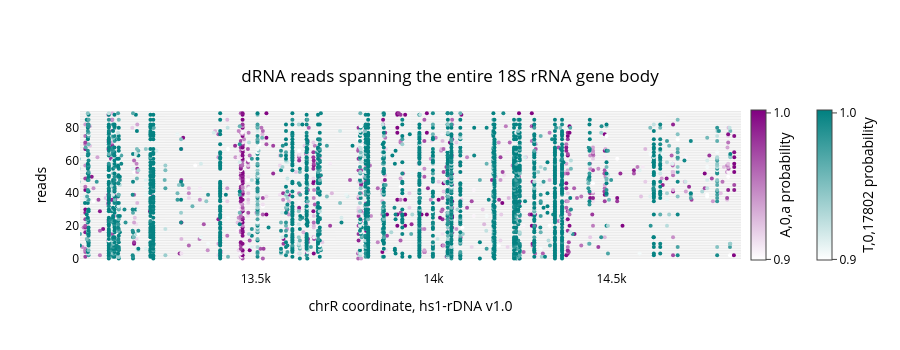

Notebook code for this chart:
### Code cell
fig = plot_read_browser.plot_read_browser(
    mod_file_name=rrna_extract,
    region = f"chrR:{12996+10}-{14864-00}",
    # motifs=["HRT,2,17802","DRACH,2,a"],
    motifs = ["A,0,a","T,0,17802"],
    sort_by="read_end",
    thresh=0.9,
    width=0.5,
    span_full_window=True,
    # size=2,
    colorscales={
        "GTTC,2,17802":["white","teal"],
        "TSTAG,2,17802":["white","green"],
        "DRACH,2,a":["white","purple"],
        "T,0,17802":["white","teal"],
        "A,0,a":["white","purple"],
        },
)
fig.update_layout(
    width=900,# these values are in pixels
    height=350,    
    title={
        'text': "dRNA reads spanning the entire 18S rRNA gene body",
        'x': 0.5,
        'xanchor': 'center',
        'y': 0.8,  # Adjust the vertical position of the title
        'yanchor': 'top',
        'pad': {'b': 10} 
    },
    xaxis_title='chrR coordinate, hs1-rDNA v1.0',
    yaxis_title='reads',
    font=dict(color='black')
)
fig.write_image(figure_dir / "18SRNA_spanning_read_browser.svg", format="svg")
display(fig)

### Figure 1 — Plotly figure (JSON) as saved in the notebook; plotly's stock layout.template omitted (floating-point values rounded to 4 significant figures; data arrays with more than 128 entries replaced by an {"elided": "..."} marker saying what was removed)
{"data": [{"hoverinfo": "text", "hovertext": "733fd2fd-cd11-4f4f-8c55-7df9285bd9d6", "line": {"color": "lightgrey", "width": 0.5}, "mode": "lines", "showlegend": false, "type": "scatter", "x": [9771, 42046], "y": [90, 90]}, {"hoverinfo": "text", "hovertext": "7b3ee1b6-8361-4d0d-afe8-2aab39971945", "line": {"color": "lightgrey", "width": 0.5}, "mode": "lines", "showlegend": false, "type": "scatter", "x": [10460, 31098], "y": [89, 89]}, {"hoverinfo": "text", "hovertext": "b20cfcba-5579-476d-914a-aef8d15899b4", "line": {"color": "lightgrey", "width": 0.5}, "mode": "lines", "showlegend": false, "type": "scatter", "x": [9782, 27158], "y": [88, 88]}, {"hoverinfo": "text", "hovertext": "58a0835e-b8ae-432a-89d4-cc496ea4a49f", "line": {"color": "lightgrey", "width": 0.5}, "mode": "lines", "showlegend": false, "type": "scatter", "x": [9781, 27133], "y": [87, 87]}, {"hoverinfo": "text", "hovertext": "fc382097-4705-4ffc-a7a1-a7aaaaa81e7e", "line": {"color": "lightgrey", "width": 0.5}, "mode": "lines", "showlegend": false, "type": "scatter", "x": [2133, 19023], "y": [83, 83]}, {"hoverinfo": "text", "hovertext": "41830d3c-ebfa-4373-8f19-0eac95a2d563", "line": {"color": "lightgrey", "width": 0.5}, "mode": "lines", "showlegend": false, "type": "scatter", "x": [9772, 22657], "y": [84, 84]}, {"hoverinfo": "text", "hovertext": "3a346169-add0-4a11-86e2-dfcf3e6a5776", "line": {"color": "lightgrey", "width": 0.5}, "mode": "lines", "showlegend": false, "type": "scatter", "x": [10900, 23431], "y": [86, 86]}, {"hoverinfo": "text", "hovertext": "0ea28688-0bab-40f0-a82e-4e1c4d8f1f05", "line": {"color": "lightgrey", "width": 0.5}, "mode": "lines", "showlegend": false, "type": "scatter", "x": [11440, 22708], "y": [85, 85]}, {"hoverinfo": "text", "hovertext": "fc26ba37-82ba-4592-ae86-148895f2185d", "line": {"color": "lightgrey", "width": 0.5}, "mode": "lines", "showlegend": false, "type": "scatter", "x": [9778, 16758], "y": [81, 81]}, {"hoverinfo": "text", "hovertext": "02488542-919c-4b10-8bbe-2b5257013930", "line": {"color": "lightgrey", "width": 0.5}, "mode": "lines", "showlegend": false, "type": "scatter", "x": [9772, 16717], "y": [80, 80]}, {"hoverinfo": "text", "hovertext": "6f80e1c8-2fe0-4533-93dc-2efffb4c0c97", "line": {"color": "lightgrey", "width": 0.5}, "mode": "lines", "showlegend": false, "type": "scatter", "x": [9778, 16660], "y": [78, 78]}, {"hoverinfo": "text", "hovertext": "de282914-0182-48f8-bb2d-cdd890b9e8fd", "line": {"color": "lightgrey", "width": 0.5}, "mode": "lines", "showlegend": false, "type": "scatter", "x": [12483, 18674], "y": [82, 82]}, {"hoverinfo": "text", "hovertext": "38a6fa43-9642-4775-b3f5-59401842cb25", "line": {"color": "lightgrey", "width": 0.5}, "mode": "lines", "showlegend": false, "type": "scatter", "x": [9772, 15732], "y": [72, 72]}, {"hoverinfo": "text", "hovertext": "14301596-2de1-4007-9c37-96f4723e78bf", "line": {"color": "lightgrey", "width": 0.5}, "mode": "lines", "showlegend": false, "type": "scatter", "x": [9777, 15731], "y": [71, 71]}, {"hoverinfo": "text", "hovertext": "1666bc45-7191-451b-b46a-a3473bffd098", "line": {"color": "lightgrey", "width": 0.5}, "mode": "lines", "showlegend": false, "type": "scatter", "x": [9781, 15734], "y": [74, 74]}, {"hoverinfo": "text", "hovertext": "8647e2e1-c826-43bd-952d-0b0a9b006f6f", "line": {"color": "lightgrey", "width": 0.5}, "mode": "lines", "showlegend": false, "type": "scatter", "x": [9779, 15717], "y": [69, 69]}, {"hoverinfo": "text", "hovertext": "1c2c6b52-3909-42a1-94cd-6fa177cd66ae", "line": {"color": "lightgrey", "width": 0.5}, "mode": "lines", "showlegend": false, "type": "scatter", "x": [9804, 15671], "y": [59, 59]}, {"hoverinfo": "text", "hovertext": "214a4eae-dd17-494e-9133-f06679f23e56", "line": {"color": "lightgrey", "width": 0.5}, "mode": "lines", "showlegend": false, "type": "scatter", "x": [9778, 15565], "y": [44, 44]}, {"hoverinfo": "text", "hovertext": "a75958a8-77e0-4dc5-8040-e952f2e6777a", "line": {"color": "lightgrey", "width": 0.5}, "mode": "lines", "showlegend": false, "type": "scatter", "x": [9773, 15531], "y": [36, 36]}, {"hoverinfo": "text", "hovertext": "33f6b30c-9ede-4742-8d22-e1f5eb37d76d", "line": {"color": "lightgrey", "width": 0.5}, "mode": "lines", "showlegend": false, "type": "scatter", "x": [10889, 16365], "y": [77, 77]}, {"hoverinfo": "text", "hovertext": "403059f8-7d65-4620-9cf6-158afc98b86f", "line": {"color": "lightgrey", "width": 0.5}, "mode": "lines", "showlegend": false, "type": "scatter", "x": [11019, 16061], "y": [76, 76]}, {"hoverinfo": "text", "hovertext": "435cc1fc-3437-4a34-9569-8cc15bd9664a", "line": {"color": "lightgrey", "width": 0.5}, "mode": "lines", "showlegend": false, "type": "scatter", "x": [11274, 15571], "y": [46, 46]}, {"hoverinfo": "text", "hovertext": "7140798f-5bed-4e27-a5d5-3ad61b0059f8", "line": {"color": "lightgrey", "width": 0.5}, "mode": "lines", "showlegend": false, "type": "scatter", "x": [12535, 16684], "y": [79, 79]}, {"hoverinfo": "text", "hovertext": "ae6f87f9-d86f-4334-bb37-33341b981685", "line": {"color": "lightgrey", "width": 0.5}, "mode": "lines", "showlegend": false, "type": "scatter", "x": [11619, 15630], "y": [49, 49]}, {"hoverinfo": "text", "hovertext": "c0b2fb73-fb76-4c21-b2a3-bf8fe9f3c968", "line": {"color": "lightgrey", "width": 0.5}, "mode": "lines", "showlegend": false, "type": "scatter", "x": [12261, 15650], "y": [52, 52]}, {"hoverinfo": "text", "hovertext": "07a55a31-9411-4a7e-9032-40ff710cf438", "line": {"color": "lightgrey", "width": 0.5}, "mode": "lines", "showlegend": false, "type": "scatter", "x": [12555, 15682], "y": [63, 63]}, {"hoverinfo": "text", "hovertext": "c1b44a8b-4f74-4ee8-844b-dc4aaa944590", "line": {"color": "lightgrey", "width": 0.5}, "mode": "lines", "showlegend": false, "type": "scatter", "x": [12008, 15107], "y": [20, 20]}, {"hoverinfo": "text", "hovertext": "39b07bd0-c18f-4c0d-899e-6a56e76fc54d", "line": {"color": "lightgrey", "width": 0.5}, "mode": "lines", "showlegend": false, "type": "scatter", "x": [12182, 15228], "y": [27, 27]}, {"hoverinfo": "text", "hovertext": "798a2948-fde6-4538-ae79-07cf1454d511", "line": {"color": "lightgrey", "width": 0.5}, "mode": "lines", "showlegend": false, "type": "scatter", "x": [12751, 15714], "y": [67, 67]}, {"hoverinfo": "text", "hovertext": "429f0d74-2ff9-4b30-b573-bc0833eafe8c", "line": {"color": "lightgrey", "width": 0.5}, "mode": "lines", "showlegend": false, "type": "scatter", "x": [13005, 15740], "y": [75, 75]}, {"hoverinfo": "text", "hovertext": "b8d02f84-0e9b-4291-a4b7-3123a0571d2f", "line": {"color": "lightgrey", "width": 0.5}, "mode": "lines", "showlegend": false, "type": "scatter", "x": [13006, 15733], "y": [73, 73]}, {"hoverinfo": "text", "hovertext": "4755d72c-7b17-4f47-a276-fdda314fae84", "line": {"color": "lightgrey", "width": 0.5}, "mode": "lines", "showlegend": false, "type": "scatter", "x": [13000, 15725], "y": [70, 70]}, {"hoverinfo": "text", "hovertext": "148c4805-3674-4b5d-8378-6816bec30c67", "line": {"color": "lightgrey", "width": 0.5}, "mode": "lines", "showlegend": false, "type": "scatter", "x": [13004, 15715], "y": [68, 68]}, {"hoverinfo": "text", "hovertext": "fd33eb6d-68d9-427f-adb3-f9a5e0d847f8", "line": {"color": "lightgrey", "width": 0.5}, "mode": "lines", "showlegend": false, "type": "scatter", "x": [13004, 15712], "y": [66, 66]}, {"hoverinfo": "text", "hovertext": "5899fe58-607a-4e32-8206-7ea92a53baca", "line": {"color": "lightgrey", "width": 0.5}, "mode": "lines", "showlegend": false, "type": "scatter", "x": [13004, 15708], "y": [65, 65]}, {"hoverinfo": "text", "hovertext": "fa406506-4b53-4158-a768-c3a0105684d2", "line": {"color": "lightgrey", "width": 0.5}, "mode": "lines", "showlegend": false, "type": "scatter", "x": [13001, 15689], "y": [64, 64]}, {"hoverinfo": "text", "hovertext": "6afb37f7-b3a4-46b4-88d1-7d27128f75e8", "line": {"color": "lightgrey", "width": 0.5}, "mode": "lines", "showlegend": false, "type": "scatter", "x": [13000, 15675], "y": [61, 61]}, {"hoverinfo": "text", "hovertext": "37f8983a-440d-4989-a487-6eb150e78027", "line": {"color": "lightgrey", "width": 0.5}, "mode": "lines", "showlegend": false, "type": "scatter", "x": [13004, 15677], "y": [62, 62]}, {"hoverinfo": "text", "hovertext": "77b9c115-3865-4fb7-b8b2-d116058d9ce5", "line": {"color": "lightgrey", "width": 0.5}, "mode": "lines", "showlegend": false, "type": "scatter", "x": [13000, 15671], "y": [60, 60]}, {"hoverinfo": "text", "hovertext": "c761a482-0509-48be-958a-a23a9723b0eb", "line": {"color": "lightgrey", "width": 0.5}, "mode": "lines", "showlegend": false, "type": "scatter", "x": [13004, 15666], "y": [58, 58]}, {"hoverinfo": "text", "hovertext": "2d0a8c9c-c255-4f41-9920-357a507523c0", "line": {"color": "lightgrey", "width": 0.5}, "mode": "lines", "showlegend": false, "type": "scatter", "x": [13004, 15665], "y": [57, 57]}, {"hoverinfo": "text", "hovertext": "14a490fd-9a7e-4589-b496-e2fd7f86d3ca", "line": {"color": "lightgrey", "width": 0.5}, "mode": "lines", "showlegend": false, "type": "scatter", "x": [13000, 15660], "y": [55, 55]}, {"hoverinfo": "text", "hovertext": "1380d09f-6cbd-4906-b7b8-4e715315131e", "line": {"color": "lightgrey", "width": 0.5}, "mode": "lines", "showlegend": false, "type": "scatter", "x": [13005, 15663], "y": [56, 56]}, {"hoverinfo": "text", "hovertext": "81f16b2d-fdb1-479b-9e90-d9b1e668f654", "line": {"color": "lightgrey", "width": 0.5}, "mode": "lines", "showlegend": false, "type": "scatter", "x": [13001, 15653], "y": [54, 54]}, {"hoverinfo": "text", "hovertext": "57c6e980-4373-4c29-baa3-9c2baec1e7c8", "line": {"color": "lightgrey", "width": 0.5}, "mode": "lines", "showlegend": false, "type": "scatter", "x": [13006, 15652], "y": [53, 53]}, {"hoverinfo": "text", "hovertext": "220ff1cc-496d-4dd2-9da9-fa0b1b4e9917", "line": {"color": "lightgrey", "width": 0.5}, "mode": "lines", "showlegend": false, "type": "scatter", "x": [13006, 15645], "y": [51, 51]}, {"hoverinfo": "text", "hovertext": "7e1111a0-ff7f-4abf-bf49-d496400a38da", "line": {"color": "lightgrey", "width": 0.5}, "mode": "lines", "showlegend": false, "type": "scatter", "x": [13005, 15638], "y": [50, 50]}, {"hoverinfo": "text", "hovertext": "5b5f0c4d-c9d8-499e-9097-e8defa6ebaaf", "line": {"color": "lightgrey", "width": 0.5}, "mode": "lines", "showlegend": false, "type": "scatter", "x": [13003, 15593], "y": [48, 48]}, {"hoverinfo": "text", "hovertext": "23e433dd-7671-4a00-8ce4-c01b16387f38", "line": {"color": "lightgrey", "width": 0.5}, "mode": "lines", "showlegend": false, "type": "scatter", "x": [13000, 15572], "y": [47, 47]}, {"hoverinfo": "text", "hovertext": "599d7c7e-09c8-4dec-9eaa-2aee2fefeb85", "line": {"color": "lightgrey", "width": 0.5}, "mode": "lines", "showlegend": false, "type": "scatter", "x": [12997, 15563], "y": [43, 43]}, {"hoverinfo": "text", "hovertext": "728f8b1e-02a6-4222-aabd-0ec520d4f360", "line": {"color": "lightgrey", "width": 0.5}, "mode": "lines", "showlegend": false, "type": "scatter", "x": [13005, 15567], "y": [45, 45]}, {"hoverinfo": "text", "hovertext": "9a08f083-5879-4b7d-9c21-3e055159fe9a", "line": {"color": "lightgrey", "width": 0.5}, "mode": "lines", "showlegend": false, "type": "scatter", "x": [13002, 15559], "y": [41, 41]}, {"hoverinfo": "text", "hovertext": "bc3f215c-56a5-4828-94a4-eb34acc7ed2f", "line": {"color": "lightgrey", "width": 0.5}, "mode": "lines", "showlegend": false, "type": "scatter", "x": [13006, 15563], "y": [42, 42]}, {"hoverinfo": "text", "hovertext": "5e7a6513-1b9e-42c6-b5a0-6368d7c74a2a", "line": {"color": "lightgrey", "width": 0.5}, "mode": "lines", "showlegend": false, "type": "scatter", "x": [12999, 15556], "y": [40, 40]}, {"hoverinfo": "text", "hovertext": "aaa5e90b-7f3d-43d5-ab35-76dfd005e498", "line": {"color": "lightgrey", "width": 0.5}, "mode": "lines", "showlegend": false, "type": "scatter", "x": [13001, 15548], "y": [39, 39]}, {"hoverinfo": "text", "hovertext": "091e25b5-3607-4c19-b681-8dc76086be61", "line": {"color": "lightgrey", "width": 0.5}, "mode": "lines", "showlegend": false, "type": "scatter", "x": [13005, 15539], "y": [38, 38]}, {"hoverinfo": "text", "hovertext": "b1718033-d08a-4916-bb9e-ba441edad81e", "line": {"color": "lightgrey", "width": 0.5}, "mode": "lines", "showlegend": false, "type": "scatter", "x": [13004, 15532], "y": [37, 37]}, {"hoverinfo": "text", "hovertext": "893990de-1c58-48e4-a525-cc9c669bb486", "line": {"color": "lightgrey", "width": 0.5}, "mode": "lines", "showlegend": false, "type": "scatter", "x": [13004, 15403], "y": [35, 35]}, {"hoverinfo": "text", "hovertext": "b35ddb83-75a3-42df-9375-24257cb2a786", "line": {"color": "lightgrey", "width": 0.5}, "mode": "lines", "showlegend": false, "type": "scatter", "x": [13004, 15398], "y": [34, 34]}, {"hoverinfo": "text", "hovertext": "42b4e0f9-4b50-42ba-b321-ad3a6d04b64a", "line": {"color": "lightgrey", "width": 0.5}, "mode": "lines", "showlegend": false, "type": "scatter", "x": [13004, 15395], "y": [33, 33]}, {"hoverinfo": "text", "hovertext": "37517921-a692-401d-889c-798bc621646e", "line": {"color": "lightgrey", "width": 0.5}, "mode": "lines", "showlegend": false, "type": "scatter", "x": [13006, 15360], "y": [32, 32]}, {"hoverinfo": "text", "hovertext": "4bba6266-aab3-48c1-81f9-9d23fd5eab54", "line": {"color": "lightgrey", "width": 0.5}, "mode": "lines", "showlegend": false, "type": "scatter", "x": [13005, 15337], "y": [31, 31]}, {"hoverinfo": "text", "hovertext": "01c60f73-0aaf-4a84-b2eb-bd7394798a8e", "line": {"color": "lightgrey", "width": 0.5}, "mode": "lines", "showlegend": false, "type": "scatter", "x": [13002, 15282], "y": [29, 29]}, {"hoverinfo": "text", "hovertext": "19f404f3-990d-4121-a098-0695e085ef8e", "line": {"color": "lightgrey", "width": 0.5}, "mode": "lines", "showlegend": false, "type": "scatter", "x": [13004, 15283], "y": [30, 30]}, {"hoverinfo": "text", "hovertext": "b425e045-f925-4378-a54b-5162d9ddd0aa", "line": {"color": "lightgrey", "width": 0.5}, "mode": "lines", "showlegend": false, "type": "scatter", "x": [13005, 15252], "y": [28, 28]}, {"hoverinfo": "text", "hovertext": "b1f0c346-b466-4978-8a46-b506739b6a7e", "line": {"color": "lightgrey", "width": 0.5}, "mode": "lines", "showlegend": false, "type": "scatter", "x": [13005, 15192], "y": [26, 26]}, {"hoverinfo": "text", "hovertext": "18521ee9-917c-4daf-bd92-4a01e8219a93", "line": {"color": "lightgrey", "width": 0.5}, "mode": "lines", "showlegend": false, "type": "scatter", "x": [13006, 15144], "y": [25, 25]}, {"hoverinfo": "text", "hovertext": "013db762-8d1f-41ea-8604-89572869b7f8", "line": {"color": "lightgrey", "width": 0.5}, "mode": "lines", "showlegend": false, "type": "scatter", "x": [13004, 15129], "y": [24, 24]}, {"hoverinfo": "text", "hovertext": "be25f175-e41c-4da3-a4d1-1d0bddeb86a4", "line": {"color": "lightgrey", "width": 0.5}, "mode": "lines", "showlegend": false, "type": "scatter", "x": [13006, 15129], "y": [23, 23]}, {"hoverinfo": "text", "hovertext": "9c693fd2-0009-4b7d-89d4-68b8c729cf81", "line": {"color": "lightgrey", "width": 0.5}, "mode": "lines", "showlegend": false, "type": "scatter", "x": [13004, 15122], "y": [22, 22]}, {"hoverinfo": "text", "hovertext": "96faddab-c416-40fe-ab56-47a090a37dae", "line": {"color": "lightgrey", "width": 0.5}, "mode": "lines", "showlegend": false, "type": "scatter", "x": [13003, 15115], "y": [21, 21]}, {"hoverinfo": "text", "hovertext": "755b01fd-1f43-4b8d-a84d-f7a11262f3e1", "line": {"color": "lightgrey", "width": 0.5}, "mode": "lines", "showlegend": false, "type": "scatter", "x": [13004, 15082], "y": [19, 19]}, {"hoverinfo": "text", "hovertext": "d26fcece-8fb3-4f3c-a6d2-25241f98e5ea", "line": {"color": "lightgrey", "width": 0.5}, "mode": "lines", "showlegend": false, "type": "scatter", "x": [13005, 15081], "y": [18, 18]}, {"hoverinfo": "text", "hovertext": "4abb85ec-b7df-4ff6-8e60-276a2fd11e5f", "line": {"color": "lightgrey", "width": 0.5}, "mode": "lines", "showlegend": false, "type": "scatter", "x": [13004, 15070], "y": [17, 17]}, {"hoverinfo": "text", "hovertext": "5cd0880f-2d57-474f-88db-068bfe3a7653", "line": {"color": "lightgrey", "width": 0.5}, "mode": "lines", "showlegend": false, "type": "scatter", "x": [13004, 15051], "y": [16, 16]}, {"hoverinfo": "text", "hovertext": "a558a088-80bb-4074-b629-c666ad52a2f6", "line": {"color": "lightgrey", "width": 0.5}, "mode": "lines", "showlegend": false, "type": "scatter", "x": [13004, 15050], "y": [15, 15]}, {"hoverinfo": "text", "hovertext": "7e3bb22b-acb4-4cd6-af10-dca072ae44d7", "line": {"color": "lightgrey", "width": 0.5}, "mode": "lines", "showlegend": false, "type": "scatter", "x": [13004, 15039], "y": [14, 14]}, {"hoverinfo": "text", "hovertext": "7bea1be3-65b9-4884-9ccb-b81ac4c28b90", "line": {"color": "lightgrey", "width": 0.5}, "mode": "lines", "showlegend": false, "type": "scatter", "x": [13006, 14974], "y": [13, 13]}, {"hoverinfo": "text", "hovertext": "4e8e73eb-2dbf-4b71-a66d-77bae1a1daf8", "line": {"color": "lightgrey", "width": 0.5}, "mode": "lines", "showlegend": false, "type": "scatter", "x": [13003, 14946], "y": [12, 12]}, {"hoverinfo": "text", "hovertext": "db572e11-adf5-40b7-8036-9b8601a964af", "line": {"color": "lightgrey", "width": 0.5}, "mode": "lines", "showlegend": false, "type": "scatter", "x": [13003, 14945], "y": [11, 11]}, {"hoverinfo": "text", "hovertext": "800702a7-96a5-46ab-af2d-f3de5a0abc37", "line": {"color": "lightgrey", "width": 0.5}, "mode": "lines", "showlegend": false, "type": "scatter", "x": [13005, 14906], "y": [10, 10]}, {"hoverinfo": "text", "hovertext": "fa851223-dbbe-4e6f-9a79-73ed54ddfeac", "line": {"color": "lightgrey", "width": 0.5}, "mode": "lines", "showlegend": false, "type": "scatter", "x": [13006, 14902], "y": [9, 9]}, {"hoverinfo": "text", "hovertext": "04b3a042-60e1-4232-9c94-35ec9c107e0f", "line": {"color": "lightgrey", "width": 0.5}, "mode": "lines", "showlegend": false, "type": "scatter", "x": [13004, 14896], "y": [8, 8]}, {"hoverinfo": "text", "hovertext": "d5054a5c-b500-4363-b1e1-21b12eb72479", "line": {"color": "lightgrey", "width": 0.5}, "mode": "lines", "showlegend": false, "type": "scatter", "x": [13004, 14888], "y": [7, 7]}, {"hoverinfo": "text", "hovertext": "4cdda1eb-5bba-472f-80f1-3cec1d326045", "line": {"color": "lightgrey", "width": 0.5}, "mode": "lines", "showlegend": false, "type": "scatter", "x": [13005, 14888], "y": [6, 6]}, {"hoverinfo": "text", "hovertext": "26027b17-c22c-4a17-b328-705999a237e6", "line": {"color": "lightgrey", "width": 0.5}, "mode": "lines", "showlegend": false, "type": "scatter", "x": [13005, 14884], "y": [4, 4]}, {"hoverinfo": "text", "hovertext": "055294c8-3b78-4a40-ba13-9fa643a1d37d", "line": {"color": "lightgrey", "width": 0.5}, "mode": "lines", "showlegend": false, "type": "scatter", "x": [13006, 14884], "y": [5, 5]}, {"hoverinfo": "text", "hovertext": "9690b501-c31f-40d1-88fc-7b4609465cef", "line": {"color": "lightgrey", "width": 0.5}, "mode": "lines", "showlegend": false, "type": "scatter", "x": [13006, 14877], "y": [2, 2]}, {"hoverinfo": "text", "hovertext": "b21a6691-65ca-4e64-896e-2be0e9d6580b", "line": {"color": "lightgrey", "width": 0.5}, "mode": "lines", "showlegend": false, "type": "scatter", "x": [13006, 14877], "y": [3, 3]}, {"hoverinfo": "text", "hovertext": "4539fbef-b3e6-4611-97b5-c2187cf7b12d", "line": {"color": "lightgrey", "width": 0.5}, "mode": "lines", "showlegend": false, "type": "scatter", "x": [13005, 14872], "y": [0, 0]}, {"hoverinfo": "text", "hovertext": "4446ea8c-86f6-4e4c-84fa-ce04706e6906", "line": {"color": "lightgrey", "width": 0.5}, "mode": "lines", "showlegend": false, "type": "scatter", "x": [13006, 14872], "y": [1, 1]}, {"customdata": {"elided": "800x2 mixed values"}, "hovertemplate": "<b>Read</b>: %{customdata[0]}<br><b>Position</b>: %{x:,}<br><b>Probability</b>: %{customdata[1]:.2f}", "marker": {"cmax": 1, "cmin": 0.9, "color": {"elided": "800 float values"}, "colorbar": {"thickness": 15, "tickmode": "array", "ticks": "outside", "ticktext": ["0.9", "1.0"], "tickvals": [0.9004, 0.998], "title": {"side": "right", "text": "A,0,a probability"}, "x": 1}, "colorscale": [[0, "white"], [1, "purple"]], "size": 4}, "mode": "markers", "showlegend": false, "type": "scatter", "x": {"elided": "800 int values"}, "y": {"elided": "800 int values"}}, {"customdata": {"elided": "2299x2 mixed values"}, "hovertemplate": "<b>Read</b>: %{customdata[0]}<br><b>Position</b>: %{x:,}<br><b>Probability</b>: %{customdata[1]:.2f}", "marker": {"cmax": 1, "cmin": 0.9, "color": {"elided": "2299 float values"}, "colorbar": {"thickness": 15, "tickmode": "array", "ticks": "outside", "ticktext": ["0.9", "1.0"], "tickvals": [0.9004, 0.998], "title": {"side": "right", "text": "T,0,17802 probability"}, "x": 1.1}, "colorscale": [[0, "white"], [1, "teal"]], "size": 4}, "mode": "markers", "showlegend": false, "type": "scatter", "x": {"elided": "2299 int values"}, "y": {"elided": "2299 int values"}}], "layout": {"barmode": "overlay", "font": {"color": "black"}, "height": 350, "hovermode": "closest", "plot_bgcolor": "rgba(0,0,0,0)", "title": {"pad": {"b": 10}, "text": "dRNA reads spanning the entire 18S rRNA gene body", "x": 0.5, "xanchor": "center", "y": 0.8, "yanchor": "top"}, "width": 900, "xaxis": {"range": [13006, 14864], "title": {"text": "chrR coordinate, hs1-rDNA v1.0"}}, "yaxis": {"title": {"text": "reads"}}}}
